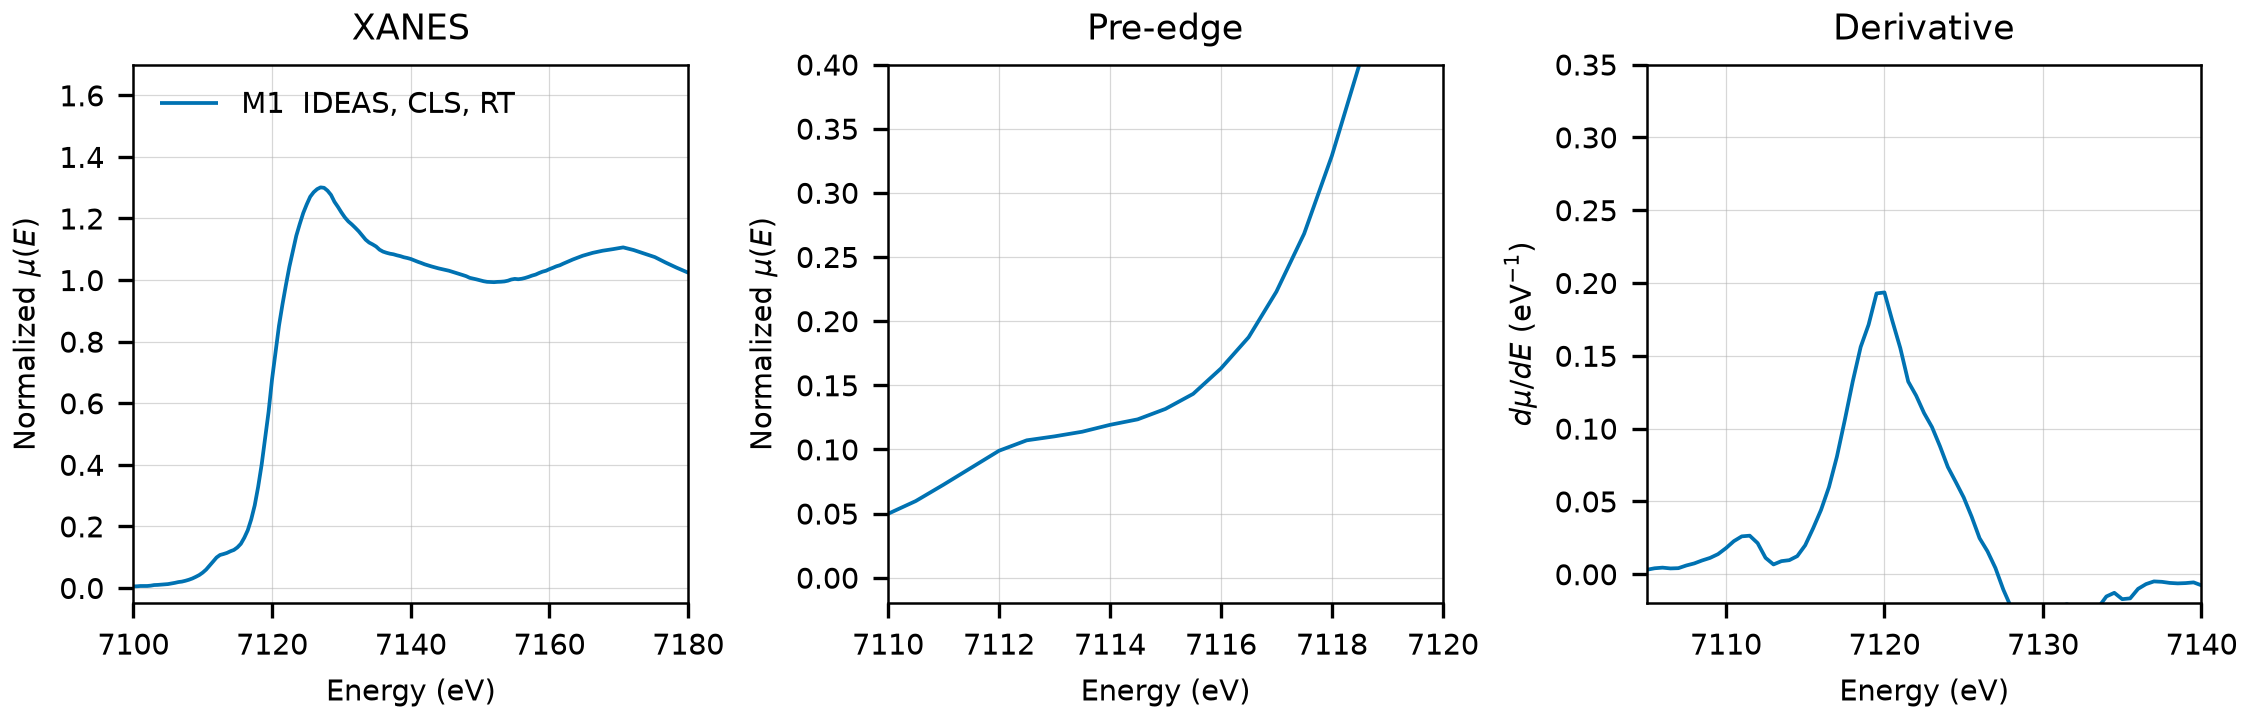

Write Python code to recreate this figure.
"""Plot the experimental Fe K-edge spectrum of triphylite (LiFePO4) in this folder.

Run from this directory. The output replaces spectra_comparison.png, which the
README links to.
"""

import matplotlib.pyplot as plt
import numpy as np
from larch import Group
from larch.xafs import pre_edge

OUTPUT = "spectra_comparison.png"

MEASUREMENTS = [
    ("M1  IDEAS, CLS, RT", "XASDB/Lithium Iron (II) Phosphate_id498e7h.dat", {"ratio": (1, 2), "ref_ratio": (2, 3)}, "#0072B2"),
]

FE_K_EDGE = 7112.0
PRE_EDGE_DEFAULTS = {"pre1": -150, "pre2": -30, "norm1": 150, "norm2": 350, "nnorm": 2, "nvict": 2}


def normalized(path, ratio=None, ref_ratio=None):
    """Return a larch group with the normalized spectrum read from path."""
    data = np.loadtxt(path, comments="#")
    energy = data[:, 0]
    mu = np.log(data[:, ratio[0]] / data[:, ratio[1]])

    if ref_ratio is not None:
        ref_mu = np.log(data[:, ref_ratio[0]] / data[:, ref_ratio[1]])
        ref_group = Group(energy=energy.copy(), mu=ref_mu)
        pre_edge(ref_group)
        eshift = FE_K_EDGE - ref_group.e0
        energy = energy + eshift

    group = Group(energy=energy, mu=mu)
    pre_edge(group, **PRE_EDGE_DEFAULTS)
    return group


def main():
    plt.rcParams.update({"font.size": 7, "axes.linewidth": 0.6})
    fig, axes = plt.subplots(1, 3, figsize=(7.5, 2.4), constrained_layout=True)

    for label, path, kwargs, color in MEASUREMENTS:
        group = normalized(path, **kwargs)
        derivative = np.gradient(group.flat, group.energy)
        axes[0].plot(group.energy, group.flat, color=color, lw=0.9, label=label)
        axes[1].plot(group.energy, group.flat, color=color, lw=0.9)
        axes[2].plot(group.energy, derivative, color=color, lw=0.9)

    axes[0].set(
        xlim=(7100, 7180),
        ylim=(-0.05, 1.7),
        xlabel="Energy (eV)",
        ylabel=r"Normalized $\mu(E)$",
        title="XANES",
    )
    axes[0].legend(frameon=False, loc="upper left")

    axes[1].set(
        xlim=(7110, 7120),
        ylim=(-0.02, 0.4),
        xlabel="Energy (eV)",
        ylabel=r"Normalized $\mu(E)$",
        title="Pre-edge",
    )

    axes[2].set(
        xlim=(7105, 7140),
        ylim=(-0.02, 0.35),
        xlabel="Energy (eV)",
        ylabel=r"$d\mu/dE$ (eV$^{-1}$)",
        title="Derivative",
    )

    for ax in axes:
        ax.grid(True, lw=0.3, alpha=0.5)

    fig.savefig(OUTPUT, dpi=300)
    plt.close(fig)
    print(f"wrote {OUTPUT}")


if __name__ == "__main__":
    main()
